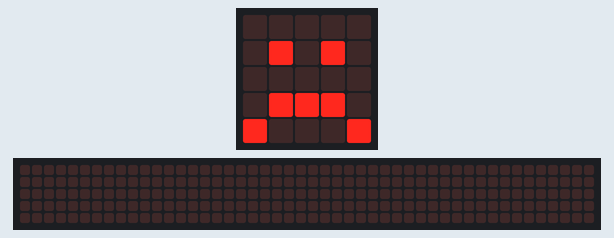
A program run on a simulated BBC micro:bit running MicroPython. On the bench: the board's 5×5 LED display, a strip that is not on the board, showing the scrolling text unrolled. The 48×5 strip is a reading aid, not a part: it shows the text the display is scrolling, unrolled, one strip-width of it at a time.

Above: at 0.1 s.
At 1.1 s:
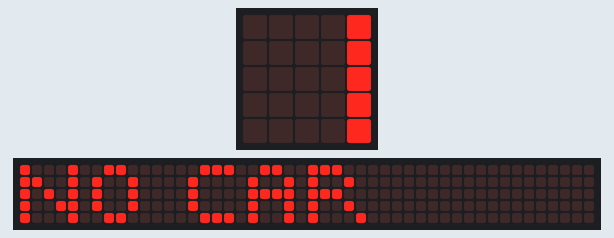
At 1.7 s:
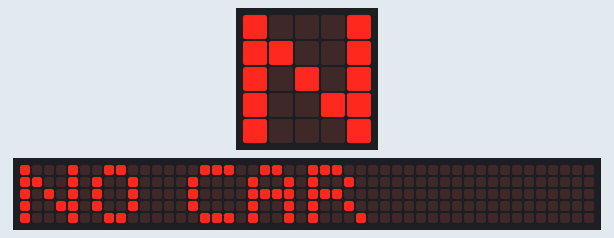
At 3.3 s:
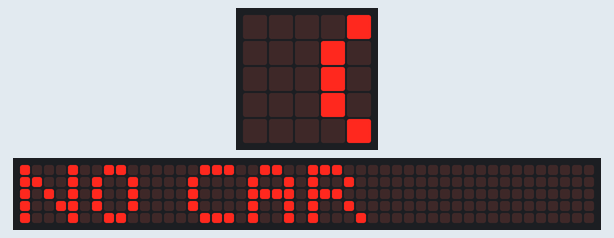
At 5.0 s:
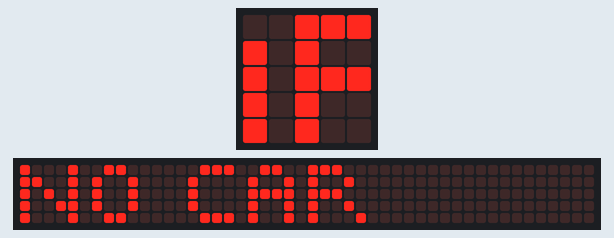
At 6.6 s:
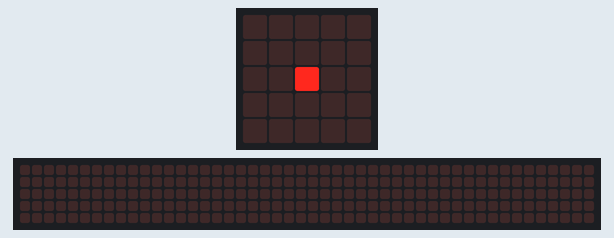

The program:

smoketest.py
```python
# Stage 1 smoke test: prove car + micro:bit chain with no extra hardware.
# This is the ONLY file flashed for the first test. It avoids all optional modules.
# Success sequence: HAPPY -> "GO" -> headlights blue -> drive pattern
#   -> headlights green, display shows YES.
# Flash it by: tools/mbpack tools/ --main smoketest.py
# (smoketest talks raw I2C, no driver import, so a tools/-only pack works)

from microbit import *
import music

CAR = 0x10


def cmd(c, params):
    i2c.write(CAR, bytearray([0xFF, 0xF9, c, len(params)] + params))


def headlights(r, g, b):
    # light 2 = both headlights; params: [light, r, g, b]
    cmd(0x20, [2, r, g, b])


def drive(left, right, ms):
    # cmd 0x10 = motorControl(wheel, leftSpeed, rightSpeed, direction), per v2.ts:
    # byte 1 is a WHEEL SELECTOR (0=left, 1=right, 2=all), not a mode.
    # 2 = all wheels. Zero speeds = the canonical V2 stop (there is no
    # dedicated HALT command; stopImmediately in the driver sends [2,0,0,0]).
    direction = (0x01 if left < 0 else 0) | (0x02 if right < 0 else 0)
    cmd(0x10, [2, abs(left), abs(right), direction])
    sleep(ms)


def stop():
    # Byte-identical to the driver's stopImmediately(CutebotProMotors.ALL):
    # both emit FF F9 10 04 02 00 00 00.
    cmd(0x10, [2, 0, 0, 0])


# --- 1. I2C: the car board must answer at 0x10 ---
i2c.init()
car_found = CAR in i2c.scan()
display.show(Image.HAPPY if car_found else Image.SAD)
sleep(1000)
if not car_found:
    # Nothing else can work without the motor board. Halt with a clear signal.
    display.scroll("NO CAR")
    while True:
        display.set_pixel(2, 2, 9)
        sleep(200)
        display.set_pixel(2, 2, 0)
        sleep(200)

display.scroll("GO")

# --- 2. Headlights blue: proves the i2c.write path to the motor board ---
headlights(0, 0, 255)
sleep(500)

# --- 3. Motors: forward, reverse, pivot, forward, stop ---
display.show("F")
music.pitch(1000, 100)
drive(50, 50, 1000)
drive(-50, -50, 800)
drive(50, 0, 600)
drive(50, 50, 1000)
stop()

# --- 4. Green = passed ---
headlights(0, 255, 0)
display.show(Image.YES)
music.pitch(1500, 200)
while True:
    sleep(1000)
```
